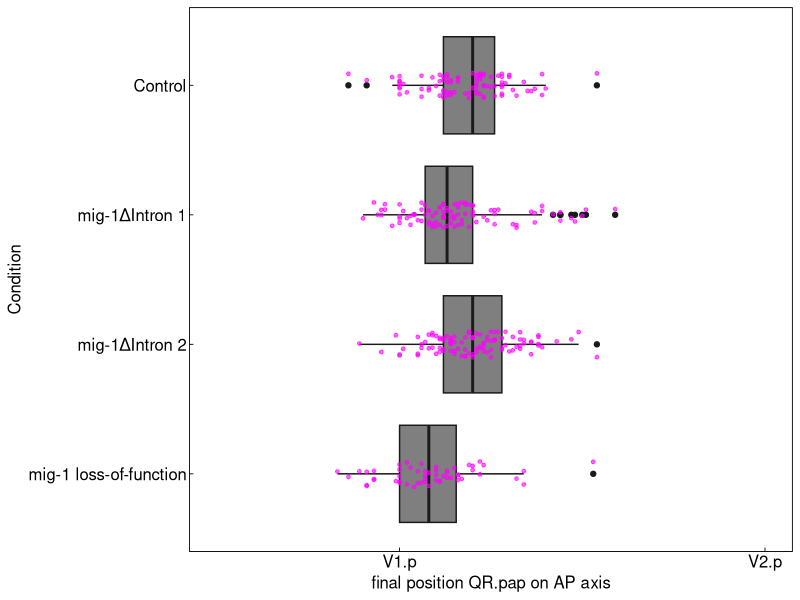
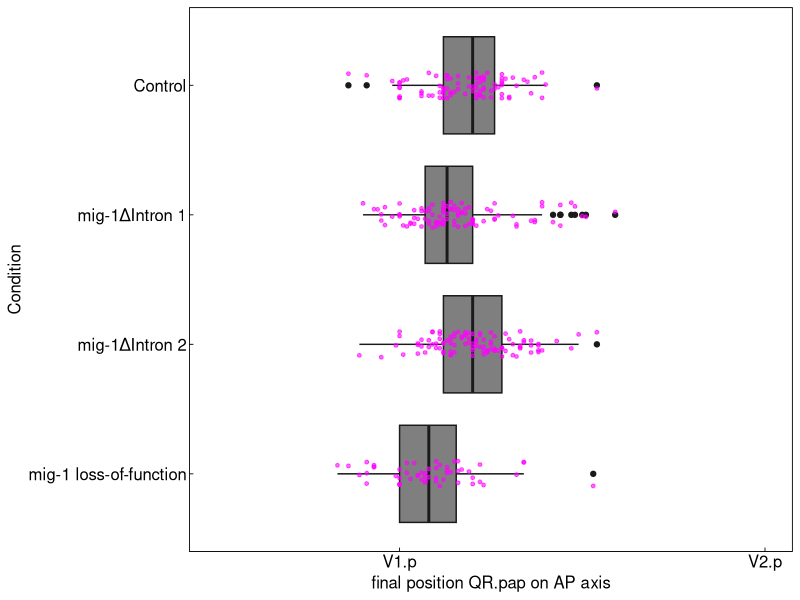

Write R code to recreate these figures, in order.
#load necessary packages
#install.packages("tibble")
library(tibble)
#install.packages("magrittr")
library(magrittr)
#install.packages("ggplot2")
library(ggplot2)
#install.packages("readxl")
library(readxl)
#install.packages("dplyr")
library(dplyr)

#set ggplot figure theme
migtheme <-   theme(axis.line = element_blank(),
                    axis.text = element_text(colour = "black", size = 12),
                    strip.text = element_text(colour = "black", size = 12),
                    legend.text = element_text(colour = "black", size = 12),
                    axis.title = element_text(colour = "black", size = 12),
                    axis.ticks = element_line(colour = "black", size = 0.3),
                    axis.ticks.length = unit(-0.1, "cm"),
                    legend.title = element_text(colour = "black", size = 12),
                    panel.border = element_rect(colour = "black", fill = NA, size = 0.3),
                    panel.grid = element_blank(),
                    plot.background = element_blank(),
                    panel.background = element_blank(),
                    legend.background = element_blank(),
                    legend.key = element_rect(fill = "white", colour = "white"),
                    strip.background = element_blank(),
                    text = element_text(colour = "black", family = "sans"))

#load data
SV1009 <- read_xlsx("SV1009_pax.xlsx")%>%
  add_column(Condition = "Control")

KN3133 <- read_xlsx("KN3133_pax.xlsx")%>%
  add_column(Condition = "mig-1ΔPromoter 1")

KN3134 <- read_xlsx("KN3134_pax.xlsx")%>%
  add_column(Condition = "mig-1ΔPromoter 2")

KN3071 <- read_xlsx("KN3071_pax.xlsx")%>%
  add_column(Condition = "mig-1ΔIntron 1")

KN3078 <- read_xlsx("KN3078_pax.xlsx")%>%
  add_column(Condition = "mig-1ΔIntron 2")

KN1500 <- read_xlsx("KN1500_pax.xlsx")%>%
  add_column(Condition = "mig-1 loss-of-function")

KN3222 <- read_xlsx("KN3222_pax.xlsx")%>%
  add_column(Condition = "mig-1ΔPromoter 1-2")

all_QR.pap <- bind_rows(SV1009, KN1500, KN3133, KN3134, KN3071, KN3078, KN3222)
all_QR.pap$Condition <- factor(all_QR.pap$Condition, levels = rev(c("Control", "mig-1ΔIntron 1", "mig-1ΔIntron 2",  "mig-1ΔPromoter 1", "mig-1ΔPromoter 2", "mig-1ΔPromoter 1-2", "mig-1 loss-of-function")))

#Create figure panels
fig.2sup2 <- ggplot(filter(all_QR.pap, Condition %in% c("Control", "mig-1ΔIntron 1", "mig-1ΔIntron 2", "mig-1 loss-of-function") & Cell == "QR.pap"), aes(x = Condition, y = Position))+
  geom_boxplot(colour = "gray10", fill = "gray50")+
  geom_jitter(colour = "magenta", width = 0.1, height = 0, size = 1, alpha = 0.6)+
  scale_y_continuous(limits = c(0.5,2),breaks = c(0,1,2), labels = c("H2", "V1.p", "V2.p"),name = "final position QR.pap on AP axis")+
  coord_flip()+
  migtheme
fig.2sup2

fig.3sup2 <- ggplot(filter(all_QR.pap, Condition %in% c("Control", "mig-1ΔPromoter 1", "mig-1ΔPromoter 2",  "mig-1ΔPromoter 1-2", "mig-1 loss-of-function") & Cell == "QR.pap"), aes(x = Condition, y = Position))+
  geom_boxplot(colour = "gray10", fill = "gray50")+
  geom_jitter(colour = "magenta", width = 0.1, height = 0, size = 1, alpha = 0.6)+
  scale_y_continuous(limits = c(0.5,2),breaks = c(0,1,2), labels = c("H2", "V1.p", "V2.p"), name = "final position QR.pap on AP axis")+
  coord_flip()+
  migtheme
fig.2sup2

#statistical testing
#final position QR.pap of:
#mig-1ΔIntron 1
t.test(x= filter(SV1009, Cell == 'QR.pap')$Position, y = filter(KN3071, Cell == 'QR.pap')$Position) #p = 0.2527
#mig-1ΔIntron 2
t.test(x= filter(SV1009, Cell == 'QR.pap')$Position, y = filter(KN3078, Cell == 'QR.pap')$Position) #p = 0.1723
#mig-1ΔPromoter 1
t.test(x= filter(SV1009, Cell == 'QR.pap')$Position, y = filter(KN3133, Cell == 'QR.pap')$Position) #p = 0.001743
#mig-1ΔPromoter 2
t.test(x= filter(SV1009, Cell == 'QR.pap')$Position, y = filter(KN3134, Cell == 'QR.pap')$Position) #p =  1.101E-6
#Pmig 1234
t.test(x= filter(SV1009, Cell == 'QR.pap')$Position, y = filter(KN3222, Cell == 'QR.pap')$Position) #p =  3.482E-13
#mig-1 loss-of-function mutant
t.test(x= filter(SV1009, Cell == 'QR.pap')$Position, y = filter(KN1500, Cell == 'QR.pap')$Position) #p = 2.039E-5

